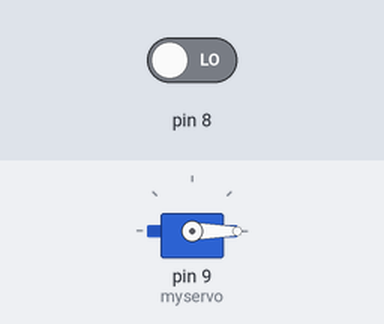
Simulated run of this sketch. Board: Arduino Uno, built with avr-gcc and run on an emulated ATmega328P. Parts: servo. Inputs (shaded band) come from the test bench; at power-on: pin 8 LOW.

Above: at 1.2 s.
1.3 s: pin 8 driven HIGH
At 1.6 s:
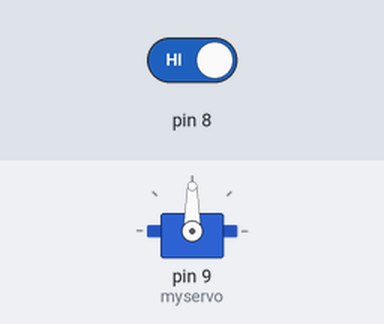
2.8 s: pin 8 driven LOW
At 4.3 s:
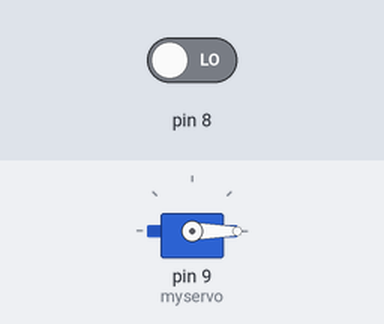
Timing chart, 0 to 5.8 s (numbered marks = the images above; inputs shaded):
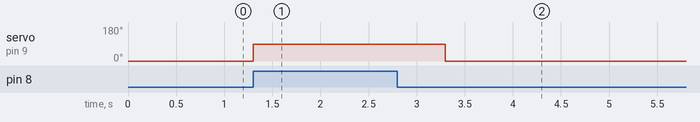

Measured:
- after the input at 1.3 s, servo on pin 9 (myservo): 0° → 90° at once
- after the input at 2.8 s, servo on pin 9 (myservo): 90° → 0° after 0.50 s

The sketch:

sevemotor.ino
```cpp
#include<Servo.h>
Servo myservo;
void setup() {
  // put your setup code here, to run once:
myservo.attach(9);
pinMode(8,INPUT);
}

void loop() {
  // put your main code here, to run repeatedly:
  myservo.write(0);
  int x = digitalRead(8);
  if(x == HIGH){
  myservo.write(90);
  delay(1000);
  }
  else{
    myservo.write(0);
  }

}
```
